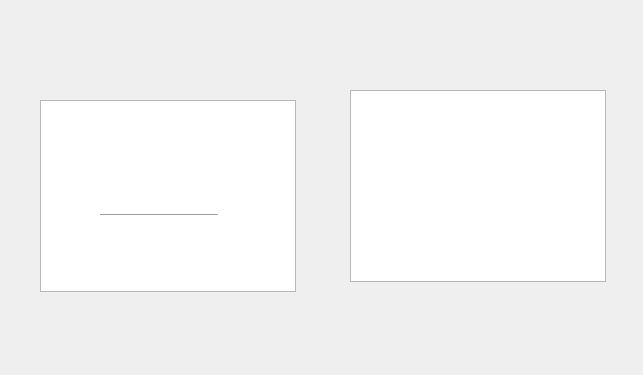
<?xml version="1.0" encoding="UTF-8"?>
<ui version="4.0">
 <class>GraphsFinance</class>
 <widget class="QWidget" name="GraphsFinance">
  <property name="geometry">
   <rect>
    <x>0</x>
    <y>0</y>
    <width>643</width>
    <height>375</height>
   </rect>
  </property>
  <property name="sizePolicy">
   <sizepolicy hsizetype="Maximum" vsizetype="Maximum">
    <horstretch>0</horstretch>
    <verstretch>0</verstretch>
   </sizepolicy>
  </property>
  <property name="windowTitle">
   <string>Graphs Finance</string>
  </property>
  <widget class="QGraphicsView" name="graphicsView">
   <property name="geometry">
    <rect>
     <x>40</x>
     <y>100</y>
     <width>256</width>
     <height>192</height>
    </rect>
   </property>
   <property name="backgroundBrush">
    <brush brushstyle="BDiagPattern">
     <color alpha="255">
      <red>51</red>
      <green>40</green>
      <blue>168</blue>
     </color>
    </brush>
   </property>
   <property name="foregroundBrush">
    <brush brushstyle="HorPattern">
     <color alpha="255">
      <red>209</red>
      <green>46</green>
      <blue>46</blue>
     </color>
    </brush>
   </property>
   <property name="interactive">
    <bool>false</bool>
   </property>
  </widget>
  <widget class="QGraphicsView" name="graphicsView_2">
   <property name="geometry">
    <rect>
     <x>350</x>
     <y>90</y>
     <width>256</width>
     <height>192</height>
    </rect>
   </property>
  </widget>
  <widget class="Line" name="line">
   <property name="geometry">
    <rect>
     <x>100</x>
     <y>190</y>
     <width>118</width>
     <height>51</height>
    </rect>
   </property>
   <property name="orientation">
    <enum>Qt::Horizontal</enum>
   </property>
  </widget>
 </widget>
 <resources/>
 <connections/>
 <slots>
  <signal>prodBarUpdate()</signal>
 </slots>
</ui>
